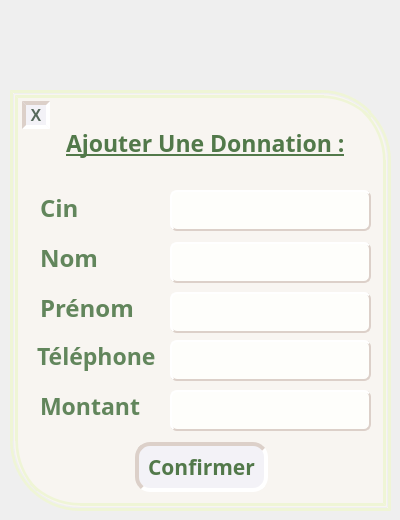
       <widget class="QWidget" name="ajouterDon">
        <property name="styleSheet">
         <string notr="true">#ajouterDon{ background: #fbf9f9;}</string>
        </property>
        <attribute name="title">
         <string>Tab 2</string>
        </attribute>
        <widget class="QFrame" name="ajouterdon1">
         <property name="geometry">
          <rect>
           <x>10</x>
           <y>90</y>
           <width>381</width>
           <height>421</height>
          </rect>
         </property>
         <property name="styleSheet">
          <string notr="true">#ajouterdon1{background:#f8f5f1;border:8px double #eff5d6;  border-top-right-radius: 70px;   border-bottom-left-radius: 70px;}
#titreajoutdon1{color:#52794a;}
#cindonL{color:#62865C;}
#nomdonL{color:#62865C;}
#prenomdonL{color:#62865C;}
#sexedonL{color:#62865C;}
#dobdonL{color:#62865C;}
#telephonedonL{color:#62865C;}
#montantdonL{color:#62865C;}

#cindon{ selection-color:#56695b;
color: #52794a;
font-weight: bold;
font-size: 15px;
border: 2px outset #dcd0c9;
border-radius: 7px;
background-color: #fefefb;
  selection-background-color: #e3dac9;

}
#cindon:hover{
border: 2px inset #dcd0c9;
background: #fafaeb;
}
#nomdon{ selection-color:#56695b;
color:#52794a;
font-weight: bold;
font-size: 15px;
border: 2px outset #dcd0c9;
border-radius: 7px;
background: #fefefb;
selection-background-color: #e3dac9;
}
#nomdon:hover{
border: 2px inset #dcd0c9;
background: #fafaeb;
}
#prenomdon{ selection-color:#56695b;
color: #52794a;
font-weight: bold;
font-size: 15px;
border: 2px outset #dcd0c9;
border-radius: 7px;
background: #fefefb;
 selection-background-color: #e3dac9;
}
#prenomdon:hover{
border: 2px inset #dcd0c9;
background: #fafaeb;
}
#telephonedon{ selection-color:#56695b;
color: #52794a;
font-weight: bold;
font-size: 15px;
border: 2px outset #dcd0c9;
border-radius: 7px;
background: #fefefb;
 selection-background-color: #e3dac9;
}
#telephonedon:hover{
border: 2px inset #dcd0c9;
background: #fafaeb;
}
#montantdon{ selection-color:#56695b;
color: #52794a;
font-weight: bold;
font-size: 15px;
border: 2px outset #dcd0c9;
border-radius: 7px;
background: #fefefb;
 selection-background-color: #e3dac9;
}
#montantdon:hover{
border: 2px inset #dcd0c9;
background: #fafaeb;
}
#confirmerAjouterdon{
color:#52794a;
border: 4px inset #dcd0c9;
border-radius: 15px;
background: #f3f2f7;
}
#confirmerAjouterdon:hover{
border: 4px outset #dcd0c9;
background: #eff5d6;
}
#confirmerAjouterdon:pressed{
border: 4px inset #dcd0c9;
background: #f6f1f7;
}
#closeajouterdon{
color:#56695b;
border: 4px inset #dcd0c9;
border-radius: 15px;
background: #f3f2f7;
}
#closeajouterdon:hover{
border: 4px outset #dcd0c9;
background: #f0e4e0;
}
#closeajouterdon:pressed{
border: 4px inset #dcd0c9;
background: #f6f1f7;
}
</string>
         </property>
         <property name="frameShape">
          <enum>QFrame::StyledPanel</enum>
         </property>
         <property name="frameShadow">
          <enum>QFrame::Raised</enum>
         </property>
         <widget class="QLineEdit" name="cindon">
          <property name="geometry">
           <rect>
            <x>160</x>
            <y>100</y>
            <width>201</width>
            <height>41</height>
           </rect>
          </property>
         </widget>
         <widget class="QLabel" name="cindonL">
          <property name="geometry">
           <rect>
            <x>30</x>
            <y>102</y>
            <width>71</width>
            <height>31</height>
           </rect>
          </property>
          <property name="font">
           <font>
            <family>Bell MT</family>
            <pointsize>18</pointsize>
            <weight>75</weight>
            <bold>true</bold>
           </font>
          </property>
          <property name="text">
           <string>Cin</string>
          </property>
         </widget>
         <widget class="QPushButton" name="confirmerAjouterdon">
          <property name="geometry">
           <rect>
            <x>125</x>
            <y>352</y>
            <width>133</width>
            <height>50</height>
           </rect>
          </property>
          <property name="font">
           <font>
            <family>Bell MT</family>
            <pointsize>16</pointsize>
            <weight>75</weight>
            <bold>true</bold>
            <kerning>true</kerning>
           </font>
          </property>
          <property name="text">
           <string>Confirmer</string>
          </property>
         </widget>
         <widget class="QLabel" name="titreajoutdon1">
          <property name="geometry">
           <rect>
            <x>56</x>
            <y>37</y>
            <width>311</width>
            <height>31</height>
           </rect>
          </property>
          <property name="font">
           <font>
            <family>Bell MT</family>
            <pointsize>17</pointsize>
            <weight>75</weight>
            <bold>true</bold>
            <underline>true</underline>
           </font>
          </property>
          <property name="text">
           <string>Ajouter Une Donnation :</string>
          </property>
         </widget>
         <widget class="QLabel" name="nomdonL">
          <property name="geometry">
           <rect>
            <x>30</x>
            <y>152</y>
            <width>81</width>
            <height>31</height>
           </rect>
          </property>
          <property name="font">
           <font>
            <family>Bell MT</family>
            <pointsize>18</pointsize>
            <weight>75</weight>
            <bold>true</bold>
           </font>
          </property>
          <property name="text">
           <string>Nom</string>
          </property>
         </widget>
         <widget class="QLabel" name="prenomdonL">
          <property name="geometry">
           <rect>
            <x>30</x>
            <y>202</y>
            <width>131</width>
            <height>31</height>
           </rect>
          </property>
          <property name="font">
           <font>
            <family>Bell MT</family>
            <pointsize>18</pointsize>
            <weight>75</weight>
            <bold>true</bold>
           </font>
          </property>
          <property name="text">
           <string>Prénom</string>
          </property>
         </widget>
         <widget class="QLineEdit" name="nomdon">
          <property name="geometry">
           <rect>
            <x>160</x>
            <y>152</y>
            <width>201</width>
            <height>41</height>
           </rect>
          </property>
         </widget>
         <widget class="QLineEdit" name="prenomdon">
          <property name="geometry">
           <rect>
            <x>160</x>
            <y>202</y>
            <width>201</width>
            <height>41</height>
           </rect>
          </property>
         </widget>
         <widget class="QPushButton" name="closeajouterdon">
          <property name="geometry">
           <rect>
            <x>12</x>
            <y>11</y>
            <width>28</width>
            <height>28</height>
           </rect>
          </property>
          <property name="font">
           <font>
            <pointsize>12</pointsize>
            <weight>75</weight>
            <bold>true</bold>
           </font>
          </property>
          <property name="text">
           <string>X</string>
          </property>
         </widget>
         <widget class="QLineEdit" name="telephonedon">
          <property name="geometry">
           <rect>
            <x>160</x>
            <y>250</y>
            <width>201</width>
            <height>41</height>
           </rect>
          </property>
         </widget>
         <widget class="QLabel" name="telephonedonL">
          <property name="geometry">
           <rect>
            <x>27</x>
            <y>250</y>
            <width>131</width>
            <height>31</height>
           </rect>
          </property>
          <property name="font">
           <font>
            <family>Bell MT</family>
            <pointsize>17</pointsize>
            <weight>75</weight>
            <bold>true</bold>
           </font>
          </property>
          <property name="text">
           <string>Téléphone</string>
          </property>
         </widget>
         <widget class="QLabel" name="montantdonL">
          <property name="geometry">
           <rect>
            <x>30</x>
            <y>300</y>
            <width>131</width>
            <height>31</height>
           </rect>
          </property>
          <property name="font">
           <font>
            <family>Bell MT</family>
            <pointsize>17</pointsize>
            <weight>75</weight>
            <bold>true</bold>
           </font>
          </property>
          <property name="text">
           <string>Montant</string>
          </property>
         </widget>
         <widget class="QLineEdit" name="montantdon">
          <property name="geometry">
           <rect>
            <x>160</x>
            <y>300</y>
            <width>201</width>
            <height>41</height>
           </rect>
          </property>
         </widget>
        </widget>
       </widget>
